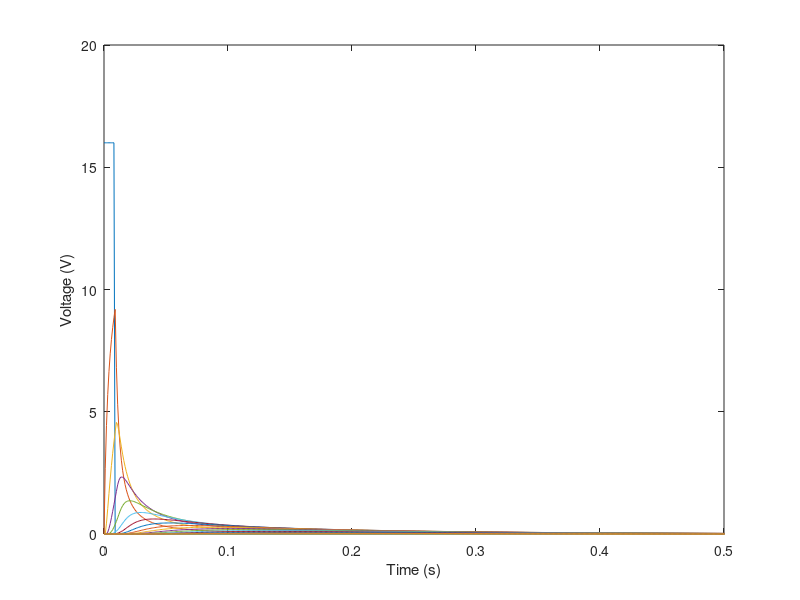

Source code (MATLAB):
N= 17;

dt = 1; %time step: This should be chosen carefully: remember that the
% in the system is T_fund=RC. If you want to simulate, you should choose
% the time step to be significantly smaller RC, perhaps say, dt=RC/100, see
% below;  but we also have a 10 ms pulse in the system, so let's choose
% dt=0.001
dt=1/1000; % redefinition of dt

V = zeros(10000,N);   %voltage values, go down rows for each time step
%each column is for each V_k
% dV = zeros(size(V)); This is really redundant ( afterwards you can derive
% it from V if you want); just define as a vector as follows:
dV=zeros(1,17);
R = .06;  %I set R=C=1; that is a bit too far from the real time constant 
% in the expeirment, so I reduced C to 0.05 to get closer
C = .1;
t = 0;
Time=linspace(0,10000,17); % I think this is a wrong interpretation of

% linspace. I would define a time axis as after the loop

V(:,1) = 16;  %set V_1 = 16 for each time step
V(:,17) = 0;  %set V_17 = 0 for each time step
dV(:,1) = 0;
dV(:,17) = 0;
%
% the order of operations of the loops should be changed: the inner loop
% (fastest one) should be the spatial part, the outer is the time steps
%
t=dt; % need to initialize
kt=1;
while kt < 10000 % need a discrete index, since the loop refers to
    % matrix elements that depend on the index. To avoid confusion I
    % renamed this to kt
    if t<=10/1000 % need to implement the driving pulse (10ms at 16 Volt)
        V(kt,1)=16;
    else
        V(kt,1)=0;
    end
    for i = 2:16
        % in the following you must make dV(t+1,i) depend on the previous
        % values of V, so the right hand side should have t and NOT t+1; also
        % you cannot use t as a "real" number to index an array, so use k
        % instead
        dV(i) = dt*(V(kt,i-1) - 2*V(kt,i) + V(kt,i+1))/(R*C);%discrete eq
    end
    V(kt+1,:) = V(kt,:) + dV;
    t = t+dt;
    kt=kt+1;
end

Time=(0:dt:t);

% Plot voltage as a function of time.
figure(1);clf
plot(Time, V(:,:))
xlabel('Time (s)')
ylabel('Voltage (V)')
axis([0,.5,0,20])
